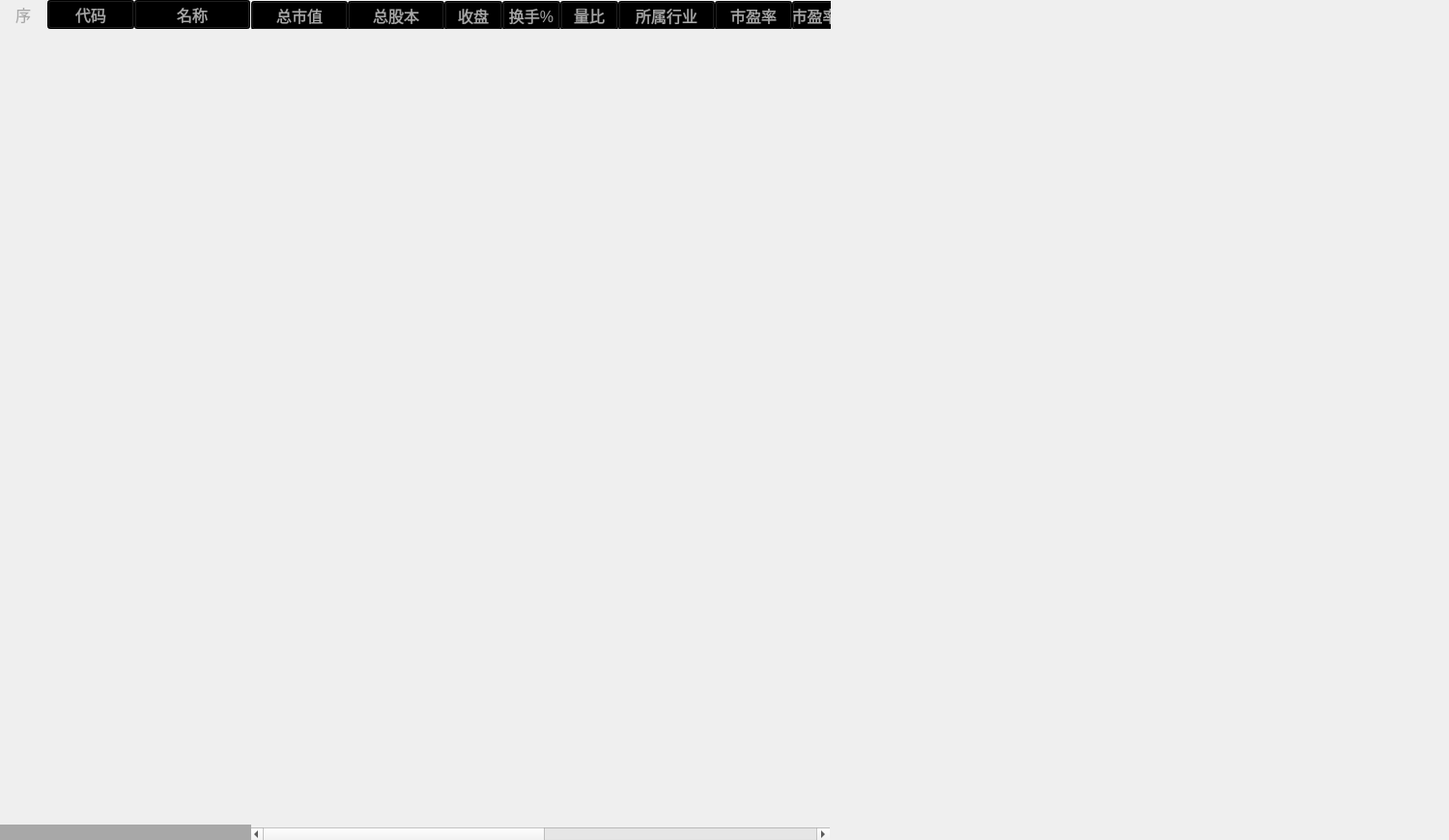
<?xml version="1.0" encoding="UTF-8"?>
<ui version="4.0">
 <class>ShenhuStockWindow</class>
 <widget class="QWidget" name="ShenhuStockWindow">
  <property name="geometry">
   <rect>
    <x>0</x>
    <y>0</y>
    <width>1500</width>
    <height>870</height>
   </rect>
  </property>
  <property name="minimumSize">
   <size>
    <width>1500</width>
    <height>870</height>
   </size>
  </property>
  <property name="maximumSize">
   <size>
    <width>1500</width>
    <height>870</height>
   </size>
  </property>
  <property name="windowTitle">
   <string>Form</string>
  </property>
  <widget class="QScrollArea" name="ScrollArea">
   <property name="geometry">
    <rect>
     <x>259</x>
     <y>30</y>
     <width>600</width>
     <height>841</height>
    </rect>
   </property>
   <property name="frameShape">
    <enum>QFrame::NoFrame</enum>
   </property>
   <property name="widgetResizable">
    <bool>true</bool>
   </property>
   <widget class="QWidget" name="ScrollContentWidget">
    <property name="geometry">
     <rect>
      <x>0</x>
      <y>0</y>
      <width>1180</width>
      <height>824</height>
     </rect>
    </property>
    <property name="minimumSize">
     <size>
      <width>1180</width>
      <height>100</height>
     </size>
    </property>
    <property name="maximumSize">
     <size>
      <width>1180</width>
      <height>16777215</height>
     </size>
    </property>
   </widget>
  </widget>
  <widget class="QWidget" name="TopLeftWidget" native="true">
   <property name="geometry">
    <rect>
     <x>0</x>
     <y>0</y>
     <width>261</width>
     <height>30</height>
    </rect>
   </property>
   <property name="minimumSize">
    <size>
     <width>0</width>
     <height>30</height>
    </size>
   </property>
   <property name="maximumSize">
    <size>
     <width>16777215</width>
     <height>30</height>
    </size>
   </property>
   <widget class="QWidget" name="horizontalLayoutWidget_2">
    <property name="geometry">
     <rect>
      <x>-1</x>
      <y>-1</y>
      <width>262</width>
      <height>32</height>
     </rect>
    </property>
    <layout class="QHBoxLayout" name="horizontalLayout_2">
     <property name="spacing">
      <number>0</number>
     </property>
     <item>
      <widget class="QLabel" name="OrderLabel">
       <property name="minimumSize">
        <size>
         <width>50</width>
         <height>0</height>
        </size>
       </property>
       <property name="maximumSize">
        <size>
         <width>50</width>
         <height>16777215</height>
        </size>
       </property>
       <property name="font">
        <font>
         <pointsize>12</pointsize>
        </font>
       </property>
       <property name="layoutDirection">
        <enum>Qt::RightToLeft</enum>
       </property>
       <property name="styleSheet">
        <string notr="true">color: rgb(168, 168, 168);</string>
       </property>
       <property name="text">
        <string>序</string>
       </property>
       <property name="alignment">
        <set>Qt::AlignCenter</set>
       </property>
      </widget>
     </item>
     <item>
      <widget class="QPushButton" name="SymbolButton">
       <property name="minimumSize">
        <size>
         <width>90</width>
         <height>30</height>
        </size>
       </property>
       <property name="maximumSize">
        <size>
         <width>90</width>
         <height>30</height>
        </size>
       </property>
       <property name="font">
        <font>
         <pointsize>12</pointsize>
        </font>
       </property>
       <property name="styleSheet">
        <string notr="true">background-color: rgb(0, 0, 0);
color: rgb(168, 168, 168);</string>
       </property>
       <property name="text">
        <string>代码</string>
       </property>
      </widget>
     </item>
     <item>
      <widget class="QPushButton" name="NameButton">
       <property name="minimumSize">
        <size>
         <width>120</width>
         <height>30</height>
        </size>
       </property>
       <property name="maximumSize">
        <size>
         <width>120</width>
         <height>30</height>
        </size>
       </property>
       <property name="font">
        <font>
         <pointsize>12</pointsize>
        </font>
       </property>
       <property name="styleSheet">
        <string notr="true">background-color: rgb(0, 0, 0);
color: rgb(168, 168, 168);</string>
       </property>
       <property name="text">
        <string>名称</string>
       </property>
      </widget>
     </item>
    </layout>
   </widget>
  </widget>
  <widget class="QWidget" name="LeftWidget" native="true">
   <property name="geometry">
    <rect>
     <x>50</x>
     <y>30</y>
     <width>210</width>
     <height>825</height>
    </rect>
   </property>
   <widget class="QWidget" name="LeftContentWidget" native="true">
    <property name="geometry">
     <rect>
      <x>0</x>
      <y>0</y>
      <width>210</width>
      <height>80</height>
     </rect>
    </property>
   </widget>
  </widget>
  <widget class="QLabel" name="label_2">
   <property name="geometry">
    <rect>
     <x>0</x>
     <y>854</y>
     <width>260</width>
     <height>16</height>
    </rect>
   </property>
   <property name="styleSheet">
    <string notr="true">background-color: rgb(168, 168, 168);</string>
   </property>
   <property name="text">
    <string/>
   </property>
  </widget>
  <widget class="QWidget" name="OrderWidget" native="true">
   <property name="geometry">
    <rect>
     <x>0</x>
     <y>30</y>
     <width>50</width>
     <height>825</height>
    </rect>
   </property>
   <widget class="QWidget" name="OrderContentWidget" native="true">
    <property name="geometry">
     <rect>
      <x>0</x>
      <y>0</y>
      <width>50</width>
      <height>80</height>
     </rect>
    </property>
   </widget>
  </widget>
  <widget class="QWidget" name="TopMiddleWidget" native="true">
   <property name="geometry">
    <rect>
     <x>260</x>
     <y>0</y>
     <width>600</width>
     <height>30</height>
    </rect>
   </property>
   <widget class="QWidget" name="ParamWidget" native="true">
    <property name="geometry">
     <rect>
      <x>0</x>
      <y>0</y>
      <width>1180</width>
      <height>30</height>
     </rect>
    </property>
    <widget class="QWidget" name="horizontalLayoutWidget">
     <property name="geometry">
      <rect>
       <x>0</x>
       <y>0</y>
       <width>1182</width>
       <height>32</height>
      </rect>
     </property>
     <layout class="QHBoxLayout" name="horizontalLayout">
      <property name="spacing">
       <number>0</number>
      </property>
      <item>
       <widget class="QPushButton" name="TotalMVButton">
        <property name="minimumSize">
         <size>
          <width>100</width>
          <height>30</height>
         </size>
        </property>
        <property name="maximumSize">
         <size>
          <width>100</width>
          <height>30</height>
         </size>
        </property>
        <property name="font">
         <font>
          <pointsize>12</pointsize>
         </font>
        </property>
        <property name="styleSheet">
         <string notr="true">background-color: rgb(0, 0, 0);
color: rgb(168, 168, 168);</string>
        </property>
        <property name="text">
         <string>总市值</string>
        </property>
       </widget>
      </item>
      <item>
       <widget class="QPushButton" name="TotalShareButton">
        <property name="minimumSize">
         <size>
          <width>100</width>
          <height>30</height>
         </size>
        </property>
        <property name="maximumSize">
         <size>
          <width>100</width>
          <height>30</height>
         </size>
        </property>
        <property name="font">
         <font>
          <pointsize>12</pointsize>
         </font>
        </property>
        <property name="styleSheet">
         <string notr="true">background-color: rgb(0, 0, 0);
color: rgb(168, 168, 168);</string>
        </property>
        <property name="text">
         <string>总股本</string>
        </property>
       </widget>
      </item>
      <item>
       <widget class="QPushButton" name="CloseButton">
        <property name="minimumSize">
         <size>
          <width>60</width>
          <height>30</height>
         </size>
        </property>
        <property name="maximumSize">
         <size>
          <width>60</width>
          <height>30</height>
         </size>
        </property>
        <property name="font">
         <font>
          <pointsize>12</pointsize>
         </font>
        </property>
        <property name="styleSheet">
         <string notr="true">background-color: rgb(0, 0, 0);
color: rgb(168, 168, 168);</string>
        </property>
        <property name="text">
         <string>收盘</string>
        </property>
       </widget>
      </item>
      <item>
       <widget class="QPushButton" name="TurnOverRateButton">
        <property name="minimumSize">
         <size>
          <width>60</width>
          <height>30</height>
         </size>
        </property>
        <property name="maximumSize">
         <size>
          <width>60</width>
          <height>30</height>
         </size>
        </property>
        <property name="font">
         <font>
          <pointsize>12</pointsize>
         </font>
        </property>
        <property name="styleSheet">
         <string notr="true">background-color: rgb(0, 0, 0);
color: rgb(168, 168, 168);</string>
        </property>
        <property name="text">
         <string>换手%</string>
        </property>
       </widget>
      </item>
      <item>
       <widget class="QPushButton" name="VolumeRatioButton">
        <property name="minimumSize">
         <size>
          <width>60</width>
          <height>30</height>
         </size>
        </property>
        <property name="maximumSize">
         <size>
          <width>60</width>
          <height>30</height>
         </size>
        </property>
        <property name="font">
         <font>
          <pointsize>12</pointsize>
         </font>
        </property>
        <property name="styleSheet">
         <string notr="true">background-color: rgb(0, 0, 0);
color: rgb(168, 168, 168);</string>
        </property>
        <property name="text">
         <string>量比</string>
        </property>
       </widget>
      </item>
      <item>
       <widget class="QPushButton" name="IndustryButton">
        <property name="minimumSize">
         <size>
          <width>100</width>
          <height>30</height>
         </size>
        </property>
        <property name="maximumSize">
         <size>
          <width>100</width>
          <height>30</height>
         </size>
        </property>
        <property name="font">
         <font>
          <pointsize>12</pointsize>
         </font>
        </property>
        <property name="styleSheet">
         <string notr="true">background-color: rgb(0, 0, 0);
color: rgb(168, 168, 168);</string>
        </property>
        <property name="text">
         <string>所属行业</string>
        </property>
       </widget>
      </item>
      <item>
       <widget class="QPushButton" name="PEButton">
        <property name="minimumSize">
         <size>
          <width>80</width>
          <height>30</height>
         </size>
        </property>
        <property name="maximumSize">
         <size>
          <width>80</width>
          <height>30</height>
         </size>
        </property>
        <property name="font">
         <font>
          <pointsize>12</pointsize>
         </font>
        </property>
        <property name="styleSheet">
         <string notr="true">background-color: rgb(0, 0, 0);
color: rgb(168, 168, 168);</string>
        </property>
        <property name="text">
         <string>市盈率</string>
        </property>
       </widget>
      </item>
      <item>
       <widget class="QPushButton" name="PETTMButton">
        <property name="minimumSize">
         <size>
          <width>80</width>
          <height>30</height>
         </size>
        </property>
        <property name="maximumSize">
         <size>
          <width>80</width>
          <height>30</height>
         </size>
        </property>
        <property name="font">
         <font>
          <pointsize>12</pointsize>
         </font>
        </property>
        <property name="styleSheet">
         <string notr="true">background-color: rgb(0, 0, 0);
color: rgb(168, 168, 168);</string>
        </property>
        <property name="text">
         <string>市盈率TTM</string>
        </property>
       </widget>
      </item>
      <item>
       <widget class="QPushButton" name="PBButton">
        <property name="minimumSize">
         <size>
          <width>80</width>
          <height>30</height>
         </size>
        </property>
        <property name="maximumSize">
         <size>
          <width>80</width>
          <height>30</height>
         </size>
        </property>
        <property name="font">
         <font>
          <pointsize>12</pointsize>
         </font>
        </property>
        <property name="styleSheet">
         <string notr="true">background-color: rgb(0, 0, 0);
color: rgb(168, 168, 168);</string>
        </property>
        <property name="text">
         <string>市净率</string>
        </property>
       </widget>
      </item>
      <item>
       <widget class="QPushButton" name="PSButton">
        <property name="minimumSize">
         <size>
          <width>80</width>
          <height>30</height>
         </size>
        </property>
        <property name="maximumSize">
         <size>
          <width>80</width>
          <height>30</height>
         </size>
        </property>
        <property name="font">
         <font>
          <pointsize>12</pointsize>
         </font>
        </property>
        <property name="styleSheet">
         <string notr="true">background-color: rgb(0, 0, 0);
color: rgb(168, 168, 168);</string>
        </property>
        <property name="text">
         <string>市销率</string>
        </property>
       </widget>
      </item>
      <item>
       <widget class="QPushButton" name="PSTTMButton">
        <property name="minimumSize">
         <size>
          <width>80</width>
          <height>30</height>
         </size>
        </property>
        <property name="maximumSize">
         <size>
          <width>80</width>
          <height>30</height>
         </size>
        </property>
        <property name="font">
         <font>
          <pointsize>12</pointsize>
         </font>
        </property>
        <property name="styleSheet">
         <string notr="true">background-color: rgb(0, 0, 0);
color: rgb(168, 168, 168);</string>
        </property>
        <property name="text">
         <string>市销率TTM</string>
        </property>
       </widget>
      </item>
      <item>
       <widget class="QPushButton" name="CircMvButton">
        <property name="minimumSize">
         <size>
          <width>100</width>
          <height>30</height>
         </size>
        </property>
        <property name="maximumSize">
         <size>
          <width>100</width>
          <height>30</height>
         </size>
        </property>
        <property name="font">
         <font>
          <pointsize>12</pointsize>
         </font>
        </property>
        <property name="styleSheet">
         <string notr="true">background-color: rgb(0, 0, 0);
color: rgb(168, 168, 168);</string>
        </property>
        <property name="text">
         <string>流通市值</string>
        </property>
       </widget>
      </item>
      <item>
       <widget class="QPushButton" name="FloatShareButton">
        <property name="minimumSize">
         <size>
          <width>100</width>
          <height>30</height>
         </size>
        </property>
        <property name="maximumSize">
         <size>
          <width>100</width>
          <height>30</height>
         </size>
        </property>
        <property name="font">
         <font>
          <pointsize>12</pointsize>
         </font>
        </property>
        <property name="styleSheet">
         <string notr="true">background-color: rgb(0, 0, 0);
color: rgb(168, 168, 168);</string>
        </property>
        <property name="text">
         <string>流通股本</string>
        </property>
       </widget>
      </item>
      <item>
       <widget class="QPushButton" name="FreeShareButton">
        <property name="minimumSize">
         <size>
          <width>100</width>
          <height>30</height>
         </size>
        </property>
        <property name="maximumSize">
         <size>
          <width>100</width>
          <height>30</height>
         </size>
        </property>
        <property name="font">
         <font>
          <pointsize>12</pointsize>
         </font>
        </property>
        <property name="styleSheet">
         <string notr="true">background-color: rgb(0, 0, 0);
color: rgb(168, 168, 168);</string>
        </property>
        <property name="text">
         <string>自由流通股本</string>
        </property>
       </widget>
      </item>
     </layout>
    </widget>
   </widget>
  </widget>
 </widget>
 <resources/>
 <connections/>
</ui>
